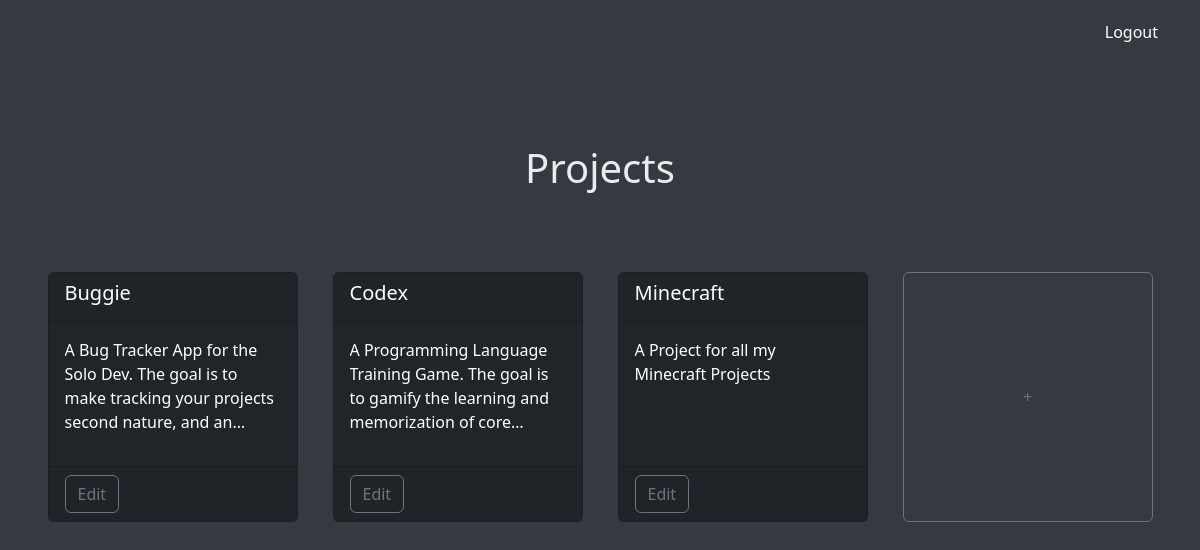
Screenshot of / (signed in) with the database file from the repository.
### tables this page shows
CREATE TABLE projects (
    id INTEGER PRIMARY KEY AUTOINCREMENT NOT NULL,
    user_id INTEGER NOT NULL,
    title TEXT NOT NULL,
    summary TEXT NOT NULL,
    FOREIGN KEY(user_id) REFERENCES users(id)
);

### app.py (the view)
@app.route("/")
@login_required
def index():
    user_id = uid_val()
    projects_list = db.execute("SELECT * FROM projects WHERE user_id = ?", user_id)
    return render_template("index.html", projects_list=projects_list)

### helpers.py (called while the page is built)
def login_required(f):
    @wraps(f)
    def decorated_function(*args, **kwargs):
        if session.get("user_id") is None:
            return redirect("/login")
        return f(*args, **kwargs)
    return decorated_function

def uid_val():
    uid = session["user_id"]
    if type(uid) is list:
        user_id = uid[0]["id"]
    elif type(uid) is dict:
        user_id = uid["id"]
    elif type(uid) is int:
        user_id = uid
    else:
        return apology("UID datatype invalid. Please contact support!", 400)
    return int(user_id)

### templates/index.html (shortened to what this page needs)
{% extends "layout.html" %}
{% block nav %}
<div class="col-6 col-md-6">
</div>
{% endblock %}
{% block main %}
<div class="top-padding">
    <h1 id="project-title">Projects</h1>
    <div class="row row-cols-1 row-cols-md-2 row-cols-xl-4 g-4">
        {% block body %}
        {% for row in projects_list %}
        <div class="col">
            <div class="card card-custom text-bg-dark">
                <div class="card-header">
                    <h5 class="card-title">{{ row.title }}</h5>
                </div>
                <div class="card-body">
                    <a href="/project/{{ row.id }}">
                        <p class="card-text cut-text">{{ row.summary }}</p>
                    </a>
                </div>
                <div class="card-footer">
                    <button type="button"
                            class="btn btn-outline-secondary modal-button-edit"
                            data-bs-toggle="modal"
                            data-bs-target="#edit-project-modal"
                            data-bs-edit-title="{{ row.title }}"
                            data-bs-edit-summary="{{ row.summary }}"
                            data-bs-project-id="{{ row.id }}">
                        Edit
                    </button>
                </div>
            </div>
        </div>
        {% endfor %}
        {% endblock %}
        <div class="col d-flex justify-content-center">
            <button type="button"
            class="btn btn-outline-secondary modal-button"
            data-bs-toggle="modal"
            data-bs-target="#add-project-modal">
                +
            </button>
        </div>
    </div>
</div>
{% endblock %}

### templates/layout.html (shortened to what this page needs)
<!DOCTYPE html>
<html lang="en">
    <head>
        <link href="https://cdn.jsdelivr.net/npm/bootstrap@5.3.2/dist/css/bootstrap.min.css" rel="stylesheet">
        <link href="/static/styles.css" rel="stylesheet">
    </head>
    <body>
        <header class="container-fluid">
            <div class="row">
                {% block nav %}{% endblock %}
                {% if session["user_id"] %}
                <div class="col-6 col-md-6 d-flex justify-content-end">
                    <div class="account-nav">
                        <a href="/logout">Logout</a>
                    </div>
                </div>
                {% endif %}
            </div>
        </header>
        <main class="container">
            {% block main %}{% endblock %}
        </main>
    </body>
</html>

### static/styles.css (style rules this page uses)
body { background-color: #343a40; }
h1, h2, h3, h4 { color: #e9ecef; }
.top-padding { padding-top: 100px; }
.card-custom { color: white; width: 250px; min-height: 250px; margin: auto; }
.card-custom a { color: white; text-decoration: none; }
.cut-text { width: 100%; display: -webkit-box; -webkit-box-orient: vertical; -webkit-line-clamp: 4; overflow: hidden; text-overflow: ellipsis; }
.modal-button { width: 250px; height: 250px; }
.modal-button-edit { height: 38px; }
.account-nav { margin-top: 20px; margin-right: 30px; }
.account-nav a { margin-left: 20px; color: white; text-decoration: none; }
#project-title { margin-bottom: 80px; text-align: center; }

### rows the page displays
projects: title "Buggie", summary "A Bug Tracker App for the Solo Dev. The goal is to make tracking your projects second nature, and…"
projects: title "Codex", summary "A Programming Language Training Game. The goal is to gamify the learning and memorization of…"
projects: title "Minecraft", summary "A Project for all my Minecraft Projects"
